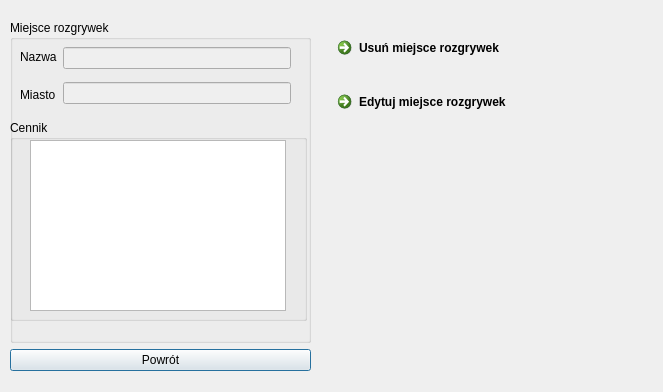
<?xml version="1.0" encoding="UTF-8"?>
<ui version="4.0">
 <class>profil_miejsca</class>
 <widget class="QDialog" name="profil_miejsca">
  <property name="geometry">
   <rect>
    <x>0</x>
    <y>0</y>
    <width>663</width>
    <height>392</height>
   </rect>
  </property>
  <property name="windowTitle">
   <string>Dialog</string>
  </property>
  <widget class="QWidget" name="layoutWidget">
   <property name="geometry">
    <rect>
     <x>10</x>
     <y>20</y>
     <width>301</width>
     <height>351</height>
    </rect>
   </property>
   <layout class="QVBoxLayout" name="verticalLayout_8">
    <item>
     <layout class="QVBoxLayout" name="verticalLayout_7">
      <item>
       <layout class="QHBoxLayout" name="horizontalLayout_3">
        <item>
         <layout class="QVBoxLayout" name="verticalLayout_3">
          <item>
           <widget class="QGroupBox" name="groupBox">
            <property name="title">
             <string>Miejsce rozgrywek</string>
            </property>
            <widget class="QWidget" name="layoutWidget_2">
             <property name="geometry">
              <rect>
               <x>10</x>
               <y>20</y>
               <width>271</width>
               <height>71</height>
              </rect>
             </property>
             <layout class="QHBoxLayout" name="horizontalLayout">
              <item>
               <layout class="QVBoxLayout" name="verticalLayout">
                <item>
                 <widget class="QLabel" name="label_2">
                  <property name="text">
                   <string>Nazwa</string>
                  </property>
                 </widget>
                </item>
                <item>
                 <widget class="QLabel" name="label">
                  <property name="text">
                   <string>Miasto</string>
                  </property>
                 </widget>
                </item>
               </layout>
              </item>
              <item>
               <layout class="QVBoxLayout" name="verticalLayout_2">
                <item>
                 <widget class="QLineEdit" name="lineEdit">
                  <property name="enabled">
                   <bool>false</bool>
                  </property>
                 </widget>
                </item>
                <item>
                 <widget class="QLineEdit" name="lineEdit_2">
                  <property name="enabled">
                   <bool>false</bool>
                  </property>
                 </widget>
                </item>
               </layout>
              </item>
             </layout>
            </widget>
            <widget class="QGroupBox" name="groupBox_2">
             <property name="geometry">
              <rect>
               <x>0</x>
               <y>100</y>
               <width>297</width>
               <height>201</height>
              </rect>
             </property>
             <property name="title">
              <string>Cennik</string>
             </property>
             <widget class="QTableWidget" name="tableWidget">
              <property name="geometry">
               <rect>
                <x>20</x>
                <y>20</y>
                <width>256</width>
                <height>171</height>
               </rect>
              </property>
             </widget>
            </widget>
           </widget>
          </item>
         </layout>
        </item>
       </layout>
      </item>
     </layout>
    </item>
    <item>
     <widget class="QPushButton" name="pushButton_3">
      <property name="text">
       <string>Powrót</string>
      </property>
     </widget>
    </item>
   </layout>
  </widget>
  <widget class="QWidget" name="layoutWidget">
   <property name="geometry">
    <rect>
     <x>330</x>
     <y>30</y>
     <width>311</width>
     <height>101</height>
    </rect>
   </property>
   <layout class="QVBoxLayout" name="verticalLayout_4">
    <item>
     <widget class="QCommandLinkButton" name="commandLinkButton_2">
      <property name="text">
       <string>Usuń miejsce rozgrywek</string>
      </property>
     </widget>
    </item>
    <item>
     <widget class="QCommandLinkButton" name="commandLinkButton_3">
      <property name="text">
       <string>Edytuj miejsce rozgrywek</string>
      </property>
     </widget>
    </item>
   </layout>
  </widget>
 </widget>
 <resources/>
 <connections/>
</ui>
